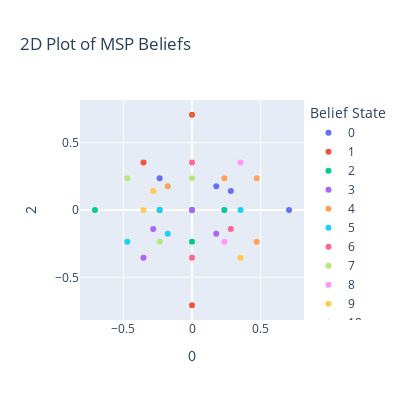

Notebook source saved alongside this figure:
### Code cell
beliefs_3d = vis_pca.transform(list(msp_belief_index.keys()))
colors = px.colors.qualitative.Light24 + px.colors.qualitative.Dark24 + px.colors.qualitative.Plotly

# make a 2d plot using the 0th and 1st dim of beliefs_3d
fig = px.scatter(beliefs_3d, x=0, y=2, 
                 color=[str(i) for i in list(msp_belief_index.values())],
                 title='2D Plot of MSP Beliefs',
                 labels={'x': 'PCA Dimension 1', 'y': 'PCA Dimension 2', 'color': 'Belief State'},
                 color_continuous_scale=colors,
                 size_max=1000)  # Increase the size of the dots

# Make the figure square
fig.update_layout(width=400, height=400)

fig.show()

### Figure 1 — Plotly figure (JSON) as saved in the notebook; plotly's stock layout.template omitted (floating-point values rounded to 4 significant figures)
{"data": [{"hovertemplate": "Belief State=0<br>0=%{x}<br>2=%{y}<extra></extra>", "legendgroup": "0", "marker": {"color": "#636efa", "symbol": "circle"}, "mode": "markers", "name": "0", "orientation": "v", "showlegend": true, "type": "scatter", "x": [0.1768], "xaxis": "x", "y": [0.1768], "yaxis": "y"}, {"hovertemplate": "Belief State=1<br>0=%{x}<br>2=%{y}<extra></extra>", "legendgroup": "1", "marker": {"color": "#EF553B", "symbol": "circle"}, "mode": "markers", "name": "1", "orientation": "v", "showlegend": true, "type": "scatter", "x": [-0.2357], "xaxis": "x", "y": [-1.394e-17], "yaxis": "y"}, {"hovertemplate": "Belief State=2<br>0=%{x}<br>2=%{y}<extra></extra>", "legendgroup": "2", "marker": {"color": "#00cc96", "symbol": "circle"}, "mode": "markers", "name": "2", "orientation": "v", "showlegend": true, "type": "scatter", "x": [-0.7071], "xaxis": "x", "y": [-4.356e-16], "yaxis": "y"}, {"hovertemplate": "Belief State=3<br>0=%{x}<br>2=%{y}<extra></extra>", "legendgroup": "3", "marker": {"color": "#ab63fa", "symbol": "circle"}, "mode": "markers", "name": "3", "orientation": "v", "showlegend": true, "type": "scatter", "x": [-0.3536], "xaxis": "x", "y": [-0.3536], "yaxis": "y"}, {"hovertemplate": "Belief State=4<br>0=%{x}<br>2=%{y}<extra></extra>", "legendgroup": "4", "marker": {"color": "#FFA15A", "symbol": "circle"}, "mode": "markers", "name": "4", "orientation": "v", "showlegend": true, "type": "scatter", "x": [0.4714], "xaxis": "x", "y": [0.2357], "yaxis": "y"}, {"hovertemplate": "Belief State=5<br>0=%{x}<br>2=%{y}<extra></extra>", "legendgroup": "5", "marker": {"color": "#19d3f3", "symbol": "circle"}, "mode": "markers", "name": "5", "orientation": "v", "showlegend": true, "type": "scatter", "x": [-0.4714], "xaxis": "x", "y": [-0.2357], "yaxis": "y"}, {"hovertemplate": "Belief State=6<br>0=%{x}<br>2=%{y}<extra></extra>", "legendgroup": "6", "marker": {"color": "#FF6692", "symbol": "circle"}, "mode": "markers", "name": "6", "orientation": "v", "showlegend": true, "type": "scatter", "x": [-3.325e-16], "xaxis": "x", "y": [-0.3536], "yaxis": "y"}, {"hovertemplate": "Belief State=7<br>0=%{x}<br>2=%{y}<extra></extra>", "legendgroup": "7", "marker": {"color": "#B6E880", "symbol": "circle"}, "mode": "markers", "name": "7", "orientation": "v", "showlegend": true, "type": "scatter", "x": [-0.4714], "xaxis": "x", "y": [0.2357], "yaxis": "y"}, {"hovertemplate": "Belief State=8<br>0=%{x}<br>2=%{y}<extra></extra>", "legendgroup": "8", "marker": {"color": "#FF97FF", "symbol": "circle"}, "mode": "markers", "name": "8", "orientation": "v", "showlegend": true, "type": "scatter", "x": [0.3536], "xaxis": "x", "y": [0.3536], "yaxis": "y"}, {"hovertemplate": "Belief State=9<br>0=%{x}<br>2=%{y}<extra></extra>", "legendgroup": "9", "marker": {"color": "#FECB52", "symbol": "circle"}, "mode": "markers", "name": "9", "orientation": "v", "showlegend": true, "type": "scatter", "x": [-0.3536], "xaxis": "x", "y": [-2.317e-16], "yaxis": "y"}, {"hovertemplate": "Belief State=10<br>0=%{x}<br>2=%{y}<extra></extra>", "legendgroup": "10", "marker": {"color": "#636efa", "symbol": "circle"}, "mode": "markers", "name": "10", "orientation": "v", "showlegend": true, "type": "scatter", "x": [0.7071], "xaxis": "x", "y": [-2.89e-16], "yaxis": "y"}, {"hovertemplate": "Belief State=11<br>0=%{x}<br>2=%{y}<extra></extra>", "legendgroup": "11", "marker": {"color": "#EF553B", "symbol": "circle"}, "mode": "markers", "name": "11", "orientation": "v", "showlegend": true, "type": "scatter", "x": [-0.3536], "xaxis": "x", "y": [0.3536], "yaxis": "y"}, {"hovertemplate": "Belief State=12<br>0=%{x}<br>2=%{y}<extra></extra>", "legendgroup": "12", "marker": {"color": "#00cc96", "symbol": "circle"}, "mode": "markers", "name": "12", "orientation": "v", "showlegend": true, "type": "scatter", "x": [-2.122e-16], "xaxis": "x", "y": [-0.2357], "yaxis": "y"}, {"hovertemplate": "Belief State=13<br>0=%{x}<br>2=%{y}<extra></extra>", "legendgroup": "13", "marker": {"color": "#ab63fa", "symbol": "circle"}, "mode": "markers", "name": "13", "orientation": "v", "showlegend": true, "type": "scatter", "x": [0.1768], "xaxis": "x", "y": [-0.1768], "yaxis": "y"}, {"hovertemplate": "Belief State=14<br>0=%{x}<br>2=%{y}<extra></extra>", "legendgroup": "14", "marker": {"color": "#FFA15A", "symbol": "circle"}, "mode": "markers", "name": "14", "orientation": "v", "showlegend": true, "type": "scatter", "x": [-0.1768], "xaxis": "x", "y": [0.1768], "yaxis": "y"}, {"hovertemplate": "Belief State=15<br>0=%{x}<br>2=%{y}<extra></extra>", "legendgroup": "15", "marker": {"color": "#19d3f3", "symbol": "circle"}, "mode": "markers", "name": "15", "orientation": "v", "showlegend": true, "type": "scatter", "x": [0.3536], "xaxis": "x", "y": [-1.584e-16], "yaxis": "y"}, {"hovertemplate": "Belief State=16<br>0=%{x}<br>2=%{y}<extra></extra>", "legendgroup": "16", "marker": {"color": "#FF6692", "symbol": "circle"}, "mode": "markers", "name": "16", "orientation": "v", "showlegend": true, "type": "scatter", "x": [-3.325e-16], "xaxis": "x", "y": [0.3536], "yaxis": "y"}, {"hovertemplate": "Belief State=17<br>0=%{x}<br>2=%{y}<extra></extra>", "legendgroup": "17", "marker": {"color": "#B6E880", "symbol": "circle"}, "mode": "markers", "name": "17", "orientation": "v", "showlegend": true, "type": "scatter", "x": [-2.122e-16], "xaxis": "x", "y": [0.2357], "yaxis": "y"}, {"hovertemplate": "Belief State=18<br>0=%{x}<br>2=%{y}<extra></extra>", "legendgroup": "18", "marker": {"color": "#FF97FF", "symbol": "circle"}, "mode": "markers", "name": "18", "orientation": "v", "showlegend": true, "type": "scatter", "x": [0.2357], "xaxis": "x", "y": [-0.2357], "yaxis": "y"}, {"hovertemplate": "Belief State=19<br>0=%{x}<br>2=%{y}<extra></extra>", "legendgroup": "19", "marker": {"color": "#FECB52", "symbol": "circle"}, "mode": "markers", "name": "19", "orientation": "v", "showlegend": true, "type": "scatter", "x": [-0.2828], "xaxis": "x", "y": [0.1414], "yaxis": "y"}, {"hovertemplate": "Belief State=20<br>0=%{x}<br>2=%{y}<extra></extra>", "legendgroup": "20", "marker": {"color": "#636efa", "symbol": "circle"}, "mode": "markers", "name": "20", "orientation": "v", "showlegend": true, "type": "scatter", "x": [0.2828], "xaxis": "x", "y": [0.1414], "yaxis": "y"}, {"hovertemplate": "Belief State=21<br>0=%{x}<br>2=%{y}<extra></extra>", "legendgroup": "21", "marker": {"color": "#EF553B", "symbol": "circle"}, "mode": "markers", "name": "21", "orientation": "v", "showlegend": true, "type": "scatter", "x": [-6.933e-16], "xaxis": "x", "y": [-0.7071], "yaxis": "y"}, {"hovertemplate": "Belief State=22<br>0=%{x}<br>2=%{y}<extra></extra>", "legendgroup": "22", "marker": {"color": "#00cc96", "symbol": "circle"}, "mode": "markers", "name": "22", "orientation": "v", "showlegend": true, "type": "scatter", "x": [2.832e-17], "xaxis": "x", "y": [-2.776e-17], "yaxis": "y"}, {"hovertemplate": "Belief State=23<br>0=%{x}<br>2=%{y}<extra></extra>", "legendgroup": "23", "marker": {"color": "#ab63fa", "symbol": "circle"}, "mode": "markers", "name": "23", "orientation": "v", "showlegend": true, "type": "scatter", "x": [-0.2828], "xaxis": "x", "y": [-0.1414], "yaxis": "y"}, {"hovertemplate": "Belief State=24<br>0=%{x}<br>2=%{y}<extra></extra>", "legendgroup": "24", "marker": {"color": "#FFA15A", "symbol": "circle"}, "mode": "markers", "name": "24", "orientation": "v", "showlegend": true, "type": "scatter", "x": [0.2357], "xaxis": "x", "y": [0.2357], "yaxis": "y"}, {"hovertemplate": "Belief State=25<br>0=%{x}<br>2=%{y}<extra></extra>", "legendgroup": "25", "marker": {"color": "#19d3f3", "symbol": "circle"}, "mode": "markers", "name": "25", "orientation": "v", "showlegend": true, "type": "scatter", "x": [-0.1768], "xaxis": "x", "y": [-0.1768], "yaxis": "y"}, {"hovertemplate": "Belief State=26<br>0=%{x}<br>2=%{y}<extra></extra>", "legendgroup": "26", "marker": {"color": "#FF6692", "symbol": "circle"}, "mode": "markers", "name": "26", "orientation": "v", "showlegend": true, "type": "scatter", "x": [0.2828], "xaxis": "x", "y": [-0.1414], "yaxis": "y"}, {"hovertemplate": "Belief State=27<br>0=%{x}<br>2=%{y}<extra></extra>", "legendgroup": "27", "marker": {"color": "#B6E880", "symbol": "circle"}, "mode": "markers", "name": "27", "orientation": "v", "showlegend": true, "type": "scatter", "x": [-0.2357], "xaxis": "x", "y": [-0.2357], "yaxis": "y"}, {"hovertemplate": "Belief State=28<br>0=%{x}<br>2=%{y}<extra></extra>", "legendgroup": "28", "marker": {"color": "#FF97FF", "symbol": "circle"}, "mode": "markers", "name": "28", "orientation": "v", "showlegend": true, "type": "scatter", "x": [0.2357], "xaxis": "x", "y": [-1.148e-16], "yaxis": "y"}, {"hovertemplate": "Belief State=29<br>0=%{x}<br>2=%{y}<extra></extra>", "legendgroup": "29", "marker": {"color": "#FECB52", "symbol": "circle"}, "mode": "markers", "name": "29", "orientation": "v", "showlegend": true, "type": "scatter", "x": [0.3536], "xaxis": "x", "y": [-0.3536], "yaxis": "y"}, {"hovertemplate": "Belief State=30<br>0=%{x}<br>2=%{y}<extra></extra>", "legendgroup": "30", "marker": {"color": "#636efa", "symbol": "circle"}, "mode": "markers", "name": "30", "orientation": "v", "showlegend": true, "type": "scatter", "x": [-0.2357], "xaxis": "x", "y": [0.2357], "yaxis": "y"}, {"hovertemplate": "Belief State=31<br>0=%{x}<br>2=%{y}<extra></extra>", "legendgroup": "31", "marker": {"color": "#EF553B", "symbol": "circle"}, "mode": "markers", "name": "31", "orientation": "v", "showlegend": true, "type": "scatter", "x": [-6.933e-16], "xaxis": "x", "y": [0.7071], "yaxis": "y"}, {"hovertemplate": "Belief State=32<br>0=%{x}<br>2=%{y}<extra></extra>", "legendgroup": "32", "marker": {"color": "#00cc96", "symbol": "circle"}, "mode": "markers", "name": "32", "orientation": "v", "showlegend": true, "type": "scatter", "x": [0.2357], "xaxis": "x", "y": [2.769e-17], "yaxis": "y"}, {"hovertemplate": "Belief State=33<br>0=%{x}<br>2=%{y}<extra></extra>", "legendgroup": "33", "marker": {"color": "#ab63fa", "symbol": "circle"}, "mode": "markers", "name": "33", "orientation": "v", "showlegend": true, "type": "scatter", "x": [-2.713e-17], "xaxis": "x", "y": [1.381e-17], "yaxis": "y"}, {"hovertemplate": "Belief State=34<br>0=%{x}<br>2=%{y}<extra></extra>", "legendgroup": "34", "marker": {"color": "#FFA15A", "symbol": "circle"}, "mode": "markers", "name": "34", "orientation": "v", "showlegend": true, "type": "scatter", "x": [0.4714], "xaxis": "x", "y": [-0.2357], "yaxis": "y"}, {"hovertemplate": "Belief State=35<br>0=%{x}<br>2=%{y}<extra></extra>", "legendgroup": "35", "marker": {"color": "#19d3f3", "symbol": "circle"}, "mode": "markers", "name": "35", "orientation": "v", "showlegend": true, "type": "scatter", "x": [-0.2357], "xaxis": "x", "y": [-1.637e-16], "yaxis": "y"}], "layout": {"height": 400, "legend": {"title": {"text": "Belief State"}, "tracegroupgap": 0}, "title": {"text": "2D Plot of MSP Beliefs"}, "width": 400, "xaxis": {"anchor": "y", "domain": [0, 1], "title": {"text": "0"}}, "yaxis": {"anchor": "x", "domain": [0, 1], "title": {"text": "2"}}}}
